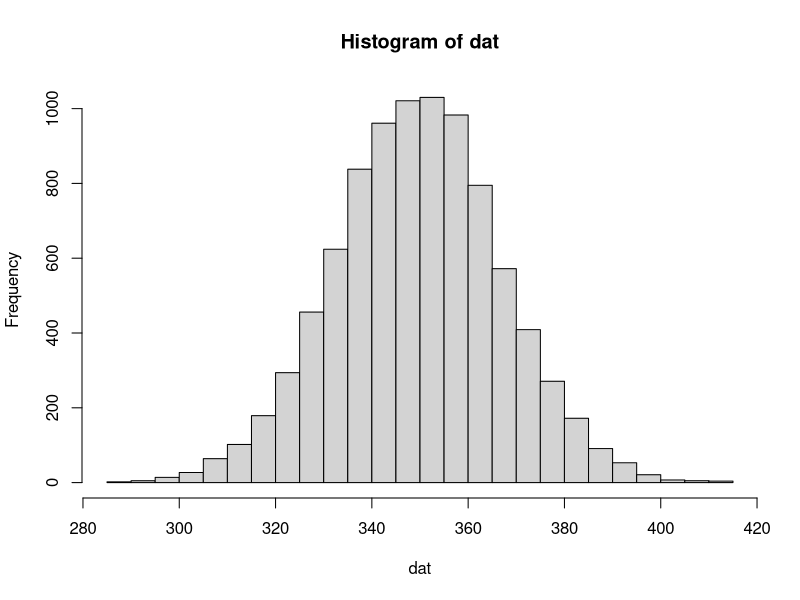

The R source for this figure:
a <- c(1,2,3,4,5,6)
dat <- rep(0,9000)
for (i in 1:9000) {
  dat[i]<- sum(sample(a,100, replace = T))
}

hist(dat, breaks = 20)
mean(dat)
sd(dat)
var(dat)

